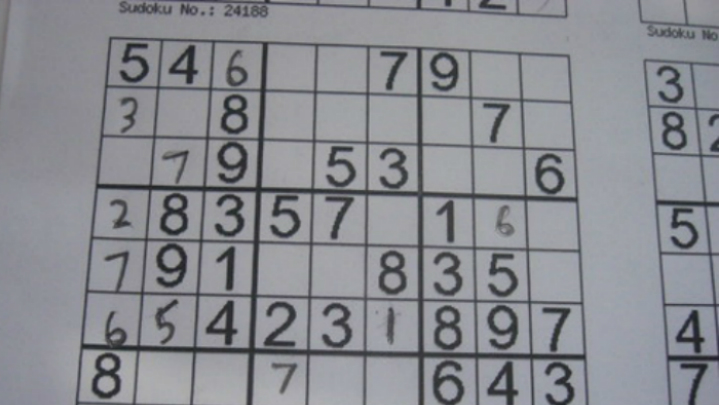
#> input picture python/Sudoku.png, 720 x 405 px
$ python test8_plot_morph.py
#> lines starting #> are read from the running program, lines starting #| are printed output that depends on the picture; after the words box and inside, x2 and y2 are one past the last pixel; in counts of white or black regions, pixels touching at a corner belong together
import cv2
import numpy as np
from matplotlib import pyplot as plt

img = cv2.imread('Sudoku.png', 0)
#> img: shape (405, 720); min 34, max 255, mean 138.9
mask = cv2.adaptiveThreshold(
    img, 220, cv2.ADAPTIVE_THRESH_MEAN_C, cv2.THRESH_BINARY, 11, 2)
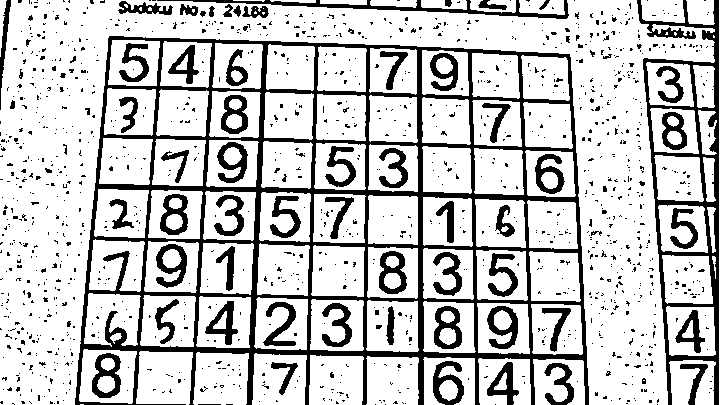
#> mask: shape (405, 720); values 0 (black) and 220 (white), 77.9% white; 1312 black regions (1235 under 20 px), largest, box (x1, y1, x2, y2) and area: (75, 36, 589, 405) 28275, (637, 0, 719, 405) 6396, (157, 0, 569, 19) 1535

kernal = np.ones((2, 2), np.uint8)

dilation = cv2.dilate(mask, kernal, iterations=2)
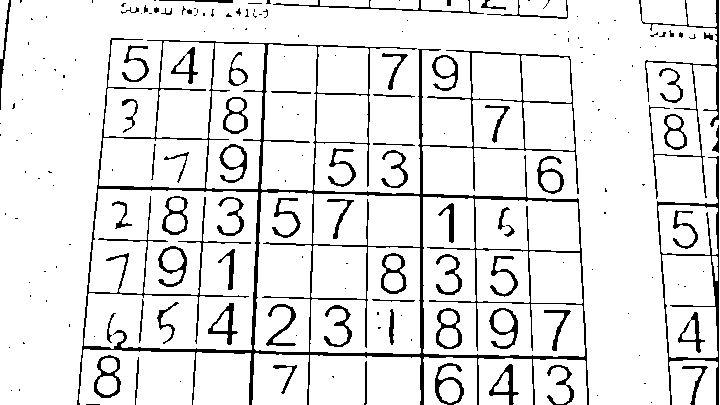
#> dilation: shape (405, 720); values 0 (black) and 220 (white), 90% white; 197 black regions (126 under 20 px), largest, box (x1, y1, x2, y2) and area: (77, 38, 589, 405) 13009, (657, 156, 719, 405) 1563, (639, 0, 719, 199) 1187
erosion = cv2.erode(dilation, kernal, iterations=2)
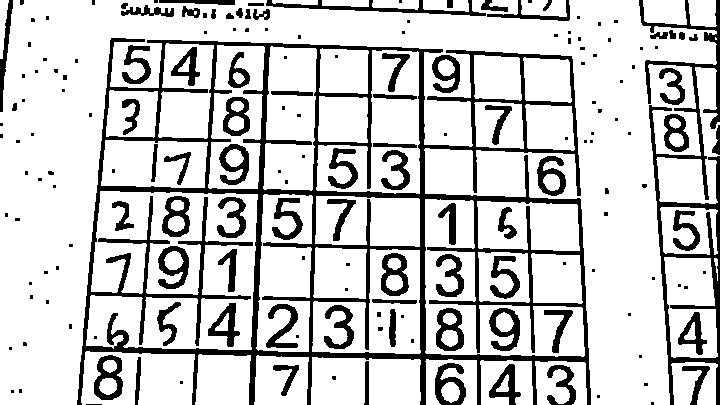
#> erosion: shape (405, 720); values 0 (black) and 220 (white), 79.9% white; 178 black regions (99 under 20 px), largest, box (x1, y1, x2, y2) and area: (77, 38, 591, 405) 26576, (639, 0, 720, 405) 5524, (266, 0, 486, 16) 949

opening = cv2.morphologyEx(mask, cv2.MORPH_OPEN, kernal)
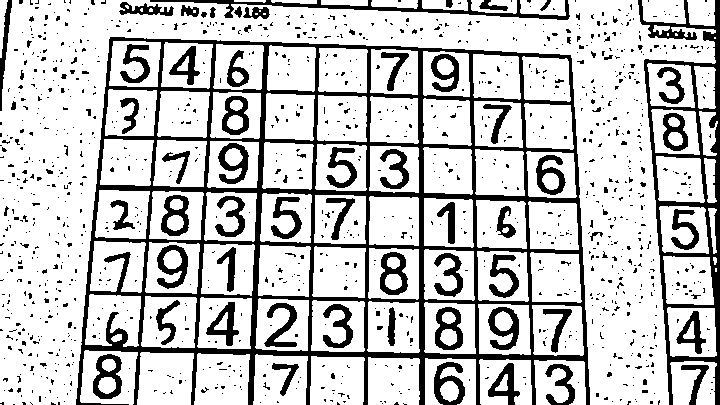
#> opening: shape (405, 720); values 0 (black) and 220 (white), 77.8% white; 1192 black regions (1104 under 20 px), largest, box (x1, y1, x2, y2) and area: (76, 37, 590, 405) 28181, (638, 0, 720, 405) 6439, (150, 0, 570, 20) 1729
closing = cv2.morphologyEx(mask, cv2.MORPH_CLOSE, kernal)
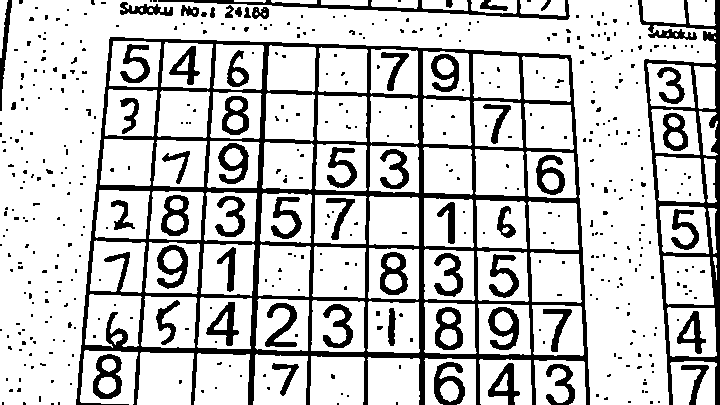
#> closing: shape (405, 720); values 0 (black) and 220 (white), 78.8% white; 503 black regions (436 under 20 px), largest, box (x1, y1, x2, y2) and area: (76, 37, 590, 405) 28107, (638, 0, 720, 405) 6382, (158, 0, 570, 20) 1637

titles = ['img', 'mask', 'dilation', 'erosion', 'opening', 'closing']
images = [img, mask, dilation, erosion, opening, closing]

for i in range(6):
    plt.subplot(3, 2, i+1), plt.imshow(images[i], 'gray')
    plt.title(titles[i])
    plt.xticks([]), plt.yticks([])

plt.show()
